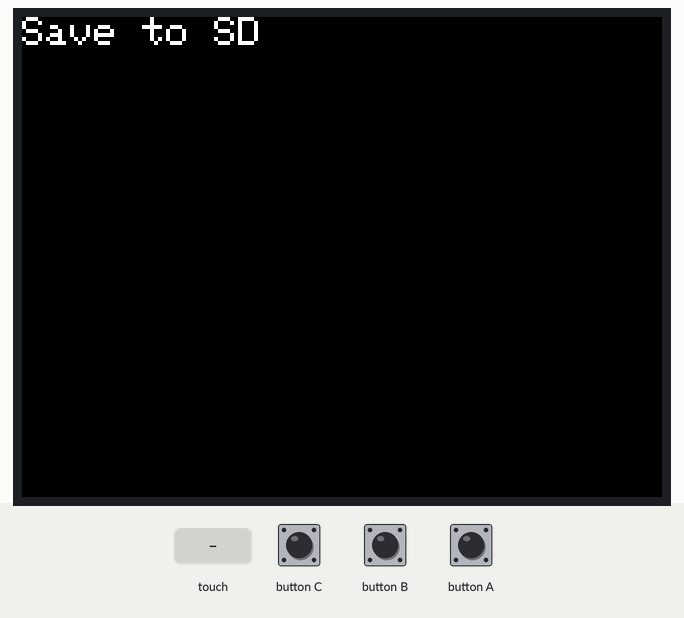
Recording of a program running on a simulated ESP32. Parts: 320×240 colour display. Inputs (shaded band) come from the test bench. Storage starts empty.

Above: at 1.4 s.
1.5 s: button A pressed for 0.15 s
At 1.8 s:
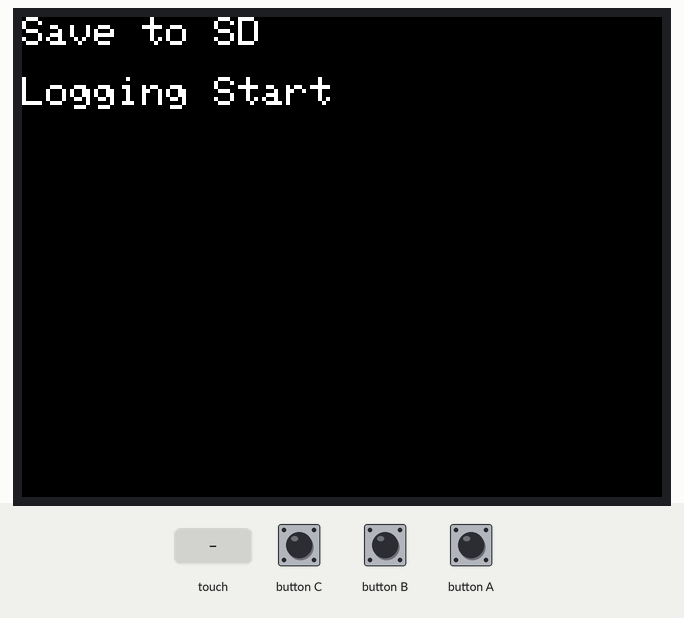
3.1 s: touch panel pressed at 13 % / 10 % of its raw x / y range
At 4.2 s:
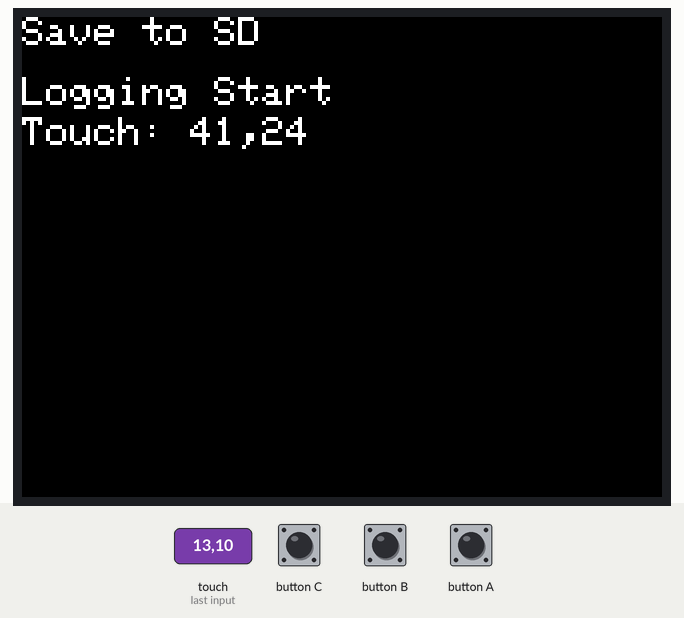
4.6 s: button A pressed for 1 s
At 5.3 s:
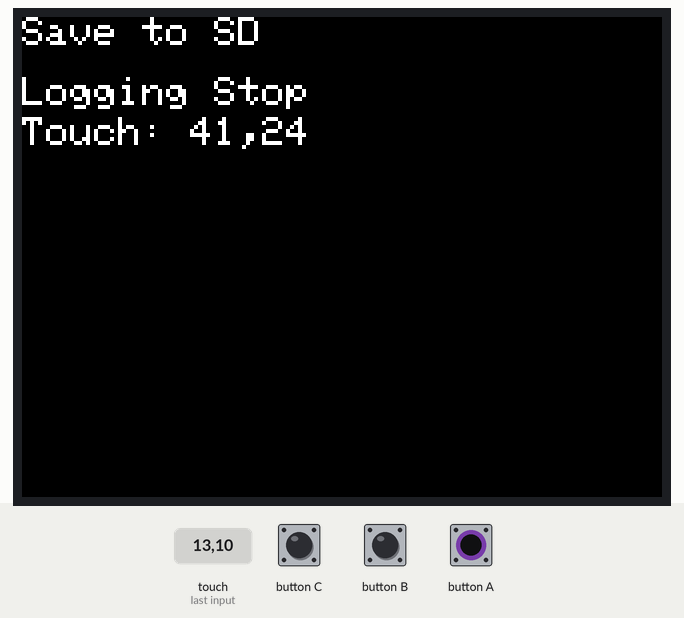
7.1 s: touch panel pressed at 38 % / 10 % of its raw x / y range
At 8.4 s:
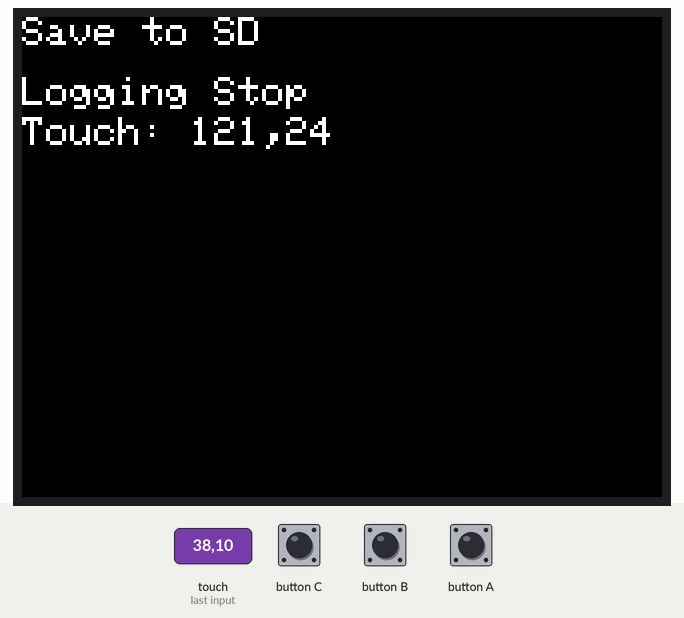
Timing chart, 0 to 9.6 s (numbered marks = the images above; inputs shaded):
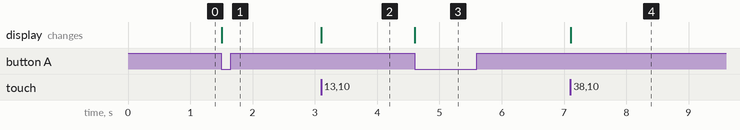

The program:

main.cpp
```cpp
#include <M5Unified.h>
#include <SD.h>
File sdcard;
bool loggingState = false; // ログの状態を保持する変数
void logTouch(int x, int y); // 関数のプロトタイプ宣言

void setup() {
  auto cfg = M5.config();      // M5Unifiedが機種差を吸収
  M5.begin(cfg);
  // Display初期化
  M5.Display.setTextSize(2);
  M5.Display.setTextColor(TFT_WHITE, TFT_BLACK);
  M5.Display.clear();
  M5.Display.println("Save to SD");

  SD.begin(4, SPI, 40000000); // SDカード初期化(CSピン4, SPIクロック40MHz)
  sdcard = SD.open("/m5.csv", FILE_WRITE); // 追記モードでオープン
  sdcard.println("time, x, y"); // ヘッダー行書き込み
  sdcard.flush();
}

void loop() {
  M5.update();
  //画面にタッチ位置を表示
  auto t = M5.Touch.getDetail();
  if (t.isPressed()){
    M5.Display.drawString("Touch: " + String(t.x) + "," + String(t.y) + "   ", 0, 50);
  }

  // ボタンAが押されたらログの開始/停止を切り替え
  if (M5.BtnA.wasPressed()){
    if(loggingState){
      loggingState = false;
      M5.Display.drawString("Logging Stop ", 0, 30);
    } else{
      loggingState = true;
      M5.Display.drawString("Logging Start", 0, 30);
    }
  }

  // ログの状態がONならタッチ位置をSDカードに保存
  if (loggingState == true) {
    if (t.isPressed()) logTouch(t.x, t.y);
  }
}

void logTouch(int x, int y) {
  String line = String(millis()) + "," + String(x) + "," + String(y);
  if (sdcard) {
    sdcard.println(line);// 書き込み
    sdcard.flush();// SDカードに保存
  }
}
```

Measured:
- after the input at 1.5 s, the display: changes at once (image 1)
- after the input at 3.1 s, the display: changes at once (image 2)
- after the input at 4.6 s, the display: changes at once (image 3)
- after the input at 7.1 s, the display: changes at once (image 4)
